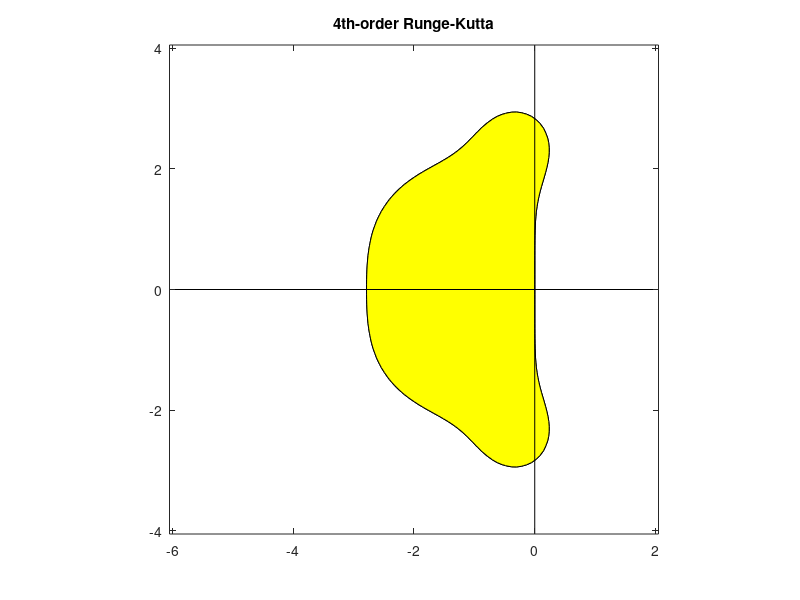

Recreate this plot in MATLAB.
% StabilityContours.m
% Comute the stability contours for RK4 in the complex plane of lambda*h.
% Other schemes may be analyzed in an analogous manner.
LEFT=-6.05;  RIGHT=2.05;  BOTTOM=-4.05;  TOP=4.05;  Np=101; V=[1.000 1.0000000001];
lambdaR_h=[LEFT:(RIGHT-LEFT)/(Np-1):RIGHT]; 
lambdaI_h=[BOTTOM:(TOP-BOTTOM)/(Np-1):TOP];
for j=1:Np; for i=1:Np;
   lambda_h = lambdaR_h(j) + sqrt(-1) * lambdaI_h(i);
   sigma_RK4(i,j)=abs(1 + lambda_h + lambda_h^2/2 + lambda_h^3/6 + lambda_h^4/24);
end; end
figure(1); contourf(lambdaR_h,lambdaI_h,1./sigma_RK4,V,'k-'); colormap autumn;
axis('square');  title('4th-order Runge-Kutta'); hold on; 
plot([LEFT RIGHT],[0,0],'k-'); plot([0,0],[BOTTOM TOP],'k-');  hold off;
% end StabilityContours.m
